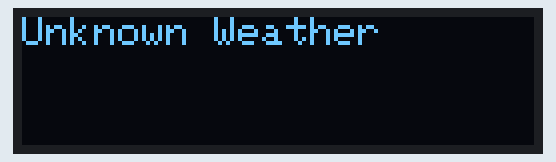
The sketch below on a simulated ESP32. On the bench: 128×32 one-colour display. WiFi joins after 1.5 s; servers stay silent unless stated; uploads are accepted with an empty reply; what the sketch prints to the serial monitor is not drawn.

Above: at 17.3 s.

The sketch:

OLED_Display_Test.ino
```cpp
#include <Wire.h>
#include <Adafruit_GFX.h>
#include <Adafruit_SSD1306.h>
#include <WiFi.h>
#include <HTTPClient.h>

#define SCREEN_WIDTH 128
#define SCREEN_HEIGHT 32

const char *ssid = "Upayan";

const char *weatherApiUrl = "https://wttr.in/Vellore?format=%25C";

Adafruit_SSD1306 display(SCREEN_WIDTH, SCREEN_HEIGHT, &Wire, -1);

const uint8_t sunnyFrames[3][8] PROGMEM = {
    {0x00, 0x18, 0x24, 0x42, 0x5A, 0x42, 0x24, 0x18},
    {0x18, 0x24, 0x42, 0x5A, 0x42, 0x24, 0x18, 0x00},
    {0x24, 0x42, 0x5A, 0x42, 0x24, 0x18, 0x00, 0x18}};

const uint8_t cloudyFrames[3][8] PROGMEM = {
    {0x30, 0x48, 0x84, 0x04, 0x3C, 0x42, 0x42, 0x3C},
    {0x48, 0x84, 0x04, 0x3C, 0x42, 0x42, 0x3C, 0x48},
    {0x84, 0x04, 0x3C, 0x42, 0x42, 0x3C, 0x48, 0x84}};

const uint8_t rainyFrames[3][8] PROGMEM = {
    {0x30, 0x48, 0x84, 0x04, 0x3C, 0x42, 0x5A, 0x24},
    {0x48, 0x84, 0x04, 0x3C, 0x42, 0x5A, 0x24, 0x30},
    {0x84, 0x04, 0x3C, 0x42, 0x5A, 0x24, 0x30, 0x48}};

static const uint8_t snowyFrames[3][8] PROGMEM = {
    {0x00, 0x00, 0x18, 0x00, 0x3C, 0x00, 0x24, 0x00},
    {0x3C, 0x00, 0x24, 0x00, 0x42, 0x00, 0x81, 0x00},
    {0x42, 0x00, 0x24, 0x00, 0x3C, 0x00, 0x18, 0x00}};

void displayAnimation(const uint8_t frames[][8], int numFrames)
{
  for (int frame = 0; frame < numFrames; frame++)
  {
    display.clearDisplay();
    display.drawBitmap((SCREEN_WIDTH - 8) / 2, (SCREEN_HEIGHT - 8) / 2, frames[frame], 8, 8, SSD1306_WHITE);
    display.display();
    delay(500);
  }
}

void setup()
{

  Serial.begin(115200);

  if (!display.begin(SSD1306_PAGEADDR, 0x3C))
  {
    Serial.println("OLED Init Failed");
    while (1)
      ;
  }

  display.clearDisplay();
  display.display();

  Serial.print("Connecting to WiFi...");
  WiFi.begin(ssid);

  int retries = 0;
  while (WiFi.status() != WL_CONNECTED && retries < 20)
  {
    delay(1000);
    Serial.print(".");
    retries++;
  }

  if (WiFi.status() == WL_CONNECTED)
  {
    Serial.println("\nWiFi Connected!");
    Serial.println("IP: " + WiFi.localIP().toString());
  }
  else
  {
    Serial.println("\nFailed to connect to WiFi.");
  }

  Serial.println("Waiting 15 seconds before fetching weather...");
  delay(15000);
}

void loop()
{
  fetchWeatherData();

  delay(60000);
}

void fetchWeatherData()
{
  HTTPClient http;

  http.begin(weatherApiUrl);
  int httpResponseCode = http.GET();

  if (httpResponseCode == 200)
  {
    String weatherCondition = http.getString();
    weatherCondition.trim();

    weatherCondition.toLowerCase();

    if (weatherCondition.indexOf("sunny") >= 0 || weatherCondition.indexOf("clear") >= 0)
    {
      displayAnimation(sunnyFrames, 3);
      Serial.println("Weather: Sunny or Clear");
    }
    else if (weatherCondition.indexOf("cloud") >= 0 || weatherCondition.indexOf("overcast") >= 0 || weatherCondition.indexOf("fog") >= 0)
    {
      displayAnimation(cloudyFrames, 3);
      Serial.println("Weather: Cloudy or Overcast");
    }
    else if (weatherCondition.indexOf("rain") >= 0 || weatherCondition.indexOf("drizzle") >= 0 || weatherCondition.indexOf("showers") >= 0 || weatherCondition.indexOf("patchy") >= 0)
    {
      displayAnimation(rainyFrames, 3);
      Serial.println("Weather: Rainy or Patchy Rain");
    }
    else if (weatherCondition.indexOf("snow") >= 0 || weatherCondition.indexOf("sleet") >= 0)
    {
      displayAnimation(snowyFrames, 3);
      Serial.println("Weather: Snowy or Sleet");
    }
    else
    {

      display.clearDisplay();
      display.setTextSize(1);
      display.setTextColor(SSD1306_WHITE);
      display.setCursor(0, 0);
      display.println("Unknown Weather");
      display.println(weatherCondition);
      display.display();
      Serial.println("Weather: Unknown (" + weatherCondition + ")");
    }
  }
  else
  {
    Serial.println("HTTP Error: " + String(httpResponseCode));
  }

  http.end();
}
```
